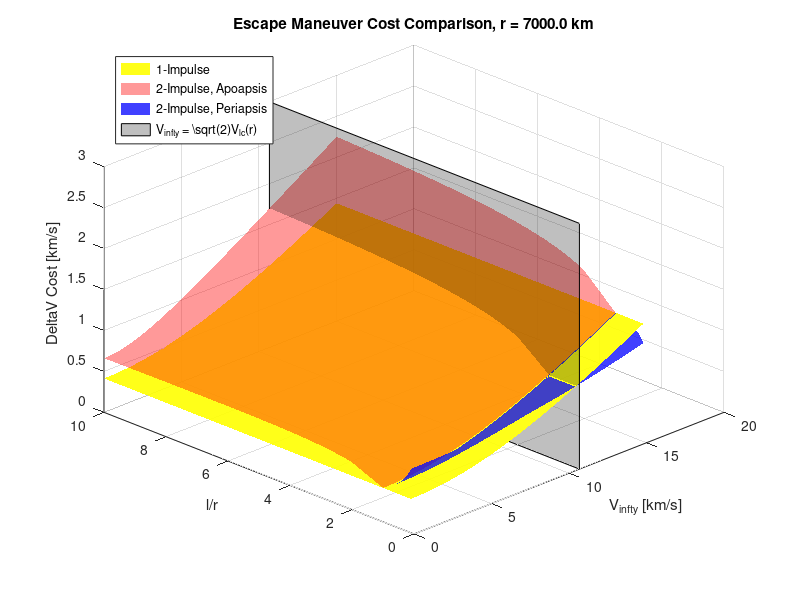
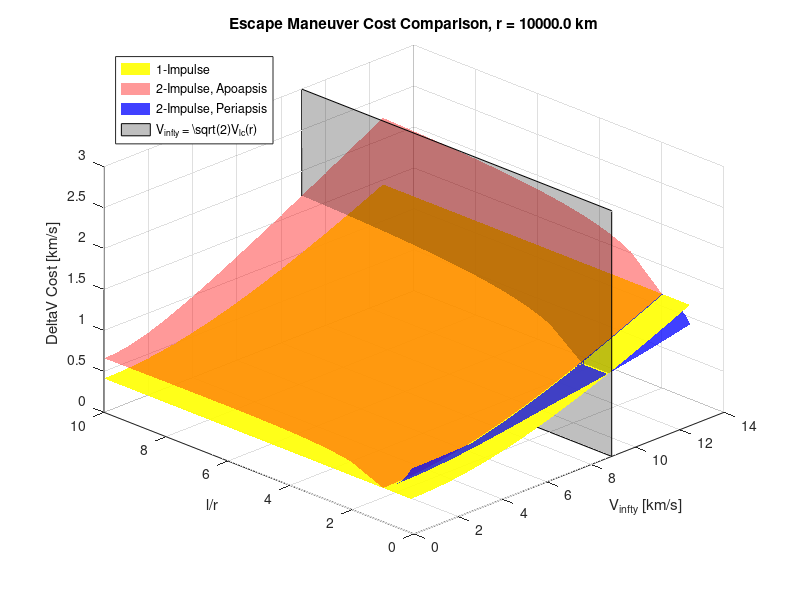
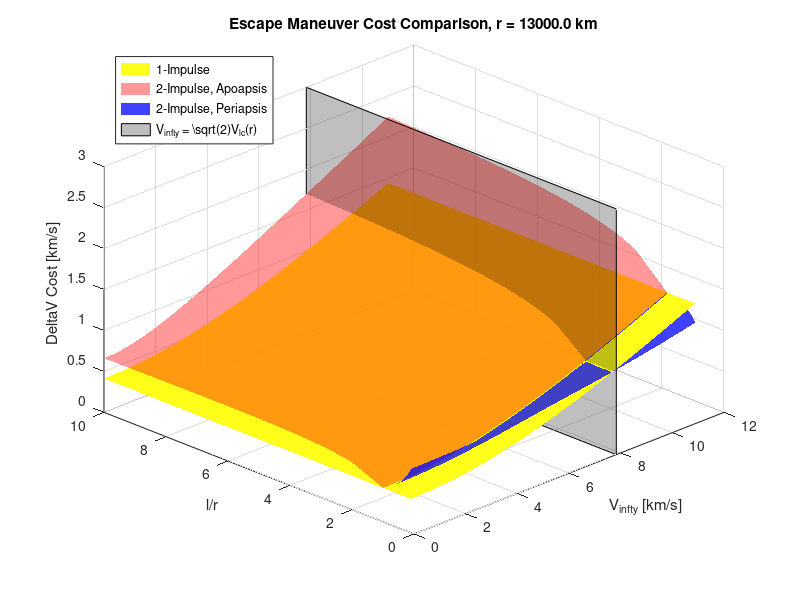
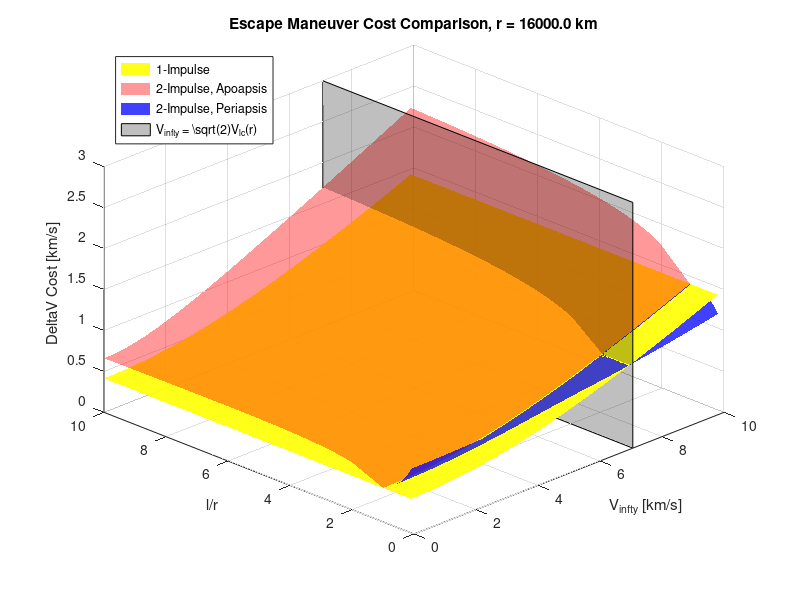

Reproduce these figures in MATLAB, in order.
%% ASEN 6020 HW 1 Problem 7 Script
% By: Ian Faber

%% Housekeeping
clc; clear; close all;

%% Setup
    % Physical params
mu = 398600.4415; % km^3/s^2
r = 7000:3000:30000; % km
% r = 10000;

    % Solution space - ratio of l/r
ratio = [linspace(0.1,1,100), linspace(2,10,99)]; % l/r - make 10 ratios below 1 and 10 ratios at or above 1

    % Helper functions
V_lc = @(rad) sqrt(mu./rad); % km/s
l = @(rat, r) rat*r; % km

    % Cost functions
J1i = @(Vinf, r) (sqrt(Vinf.^2 + 2*V_lc(r).^2))/V_lc(r) - 1;
J2ia = @(Vinf, el, r) sqrt((2*el)./(el+1)) - 1 + sqrt(Vinf.^2 + 2*V_lc(l(el,r)).^2)/V_lc(r) - sqrt(2./(el.*(el+1))); % el is script l
J2ip = @(Vinf, el, r) 1 - sqrt((2.*el)./(el+1)) + sqrt(Vinf.^2 + 2*V_lc(l(el,r)).^2)/V_lc(r) - sqrt(2./(el.*(el+1)));

%% Solve for optimal costs

X = []; Y = [];
cost_1imp = []; cost_2impA = []; cost_2impP = [];
for k = 1:length(r)
        % Solution space - Vinf
    Vinf = 0:0.1:2*V_lc(r(k));

        % Create grids
    [VINF, RATIO] = meshgrid(Vinf, ratio);
    [VINF_2iA, RATIO_2iA] = meshgrid(Vinf, ratio(ratio >= 1)); % Apoapsis maneuver only valid when l > r -> ratio > 1
    [VINF_2iP, RATIO_2iP] = meshgrid(Vinf, ratio(ratio <= 1)); % Periapsis maneuver only valid when l < r -> ratio < 1
    X = [X; {VINF, VINF_2iA, VINF_2iP}];
    Y = [Y; {RATIO, RATIO_2iA, RATIO_2iP}];

        % Calculate costs
    cost_1imp = [cost_1imp; {J1i(VINF, r(k))}];
    cost_2impA = [cost_2impA; {J2ia(VINF_2iA, RATIO_2iA, r(k))}];
    cost_2impP = [cost_2impP; {J2ip(VINF_2iP, RATIO_2iP, r(k))}];
end
%% Plot costs at each r
for k = 1:length(r)
    figure
    hold on; grid on;
    titleText = sprintf("Escape Maneuver Cost Comparison, r = %.1f km", r(k));
    title(titleText);
    surf(X{k,1}, Y{k,1}, cost_1imp{k}, 'EdgeColor', 'none', 'FaceColor', 'y', 'FaceAlpha', 0.9);
    surf(X{k,2}, Y{k,2}, cost_2impA{k}, 'EdgeColor', 'none', 'FaceColor', 'r', 'FaceAlpha', 0.4);
    surf(X{k,3}, Y{k,3}, cost_2impP{k}, 'EdgeColor', 'none', 'FaceColor', 'b', 'FaceAlpha', 0.75);
    patch(sqrt(2)*V_lc(r(k))*ones(4,1), [0;0;ratio(end);ratio(end)], [0; 3; 3; 0], 'k', 'FaceAlpha', 0.25)
    xlabel("V_{\infty} [km/s]"); ylabel("l/r"); zlabel("\DeltaV Cost [km/s]")
    legend("1-Impulse", "2-Impulse, Apoapsis", "2-Impulse, Periapsis", "V_{\infty} = \\sqrt(2)V_{lc}(r)",'Location', 'northwest')
    view([-45 35])
end


